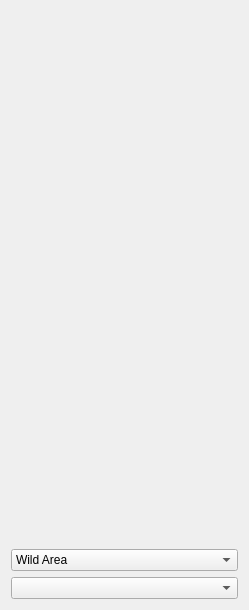
<?xml version="1.0" encoding="UTF-8"?>
<ui version="4.0">
 <class>DenMap</class>
 <widget class="QWidget" name="DenMap">
  <property name="geometry">
   <rect>
    <x>0</x>
    <y>0</y>
    <width>245</width>
    <height>606</height>
   </rect>
  </property>
  <property name="windowTitle">
   <string>Den Map</string>
  </property>
  <layout class="QGridLayout" name="gridLayout">
   <item row="3" column="2">
    <widget class="QComboBox" name="comboBoxDen"/>
   </item>
   <item row="1" column="2">
    <widget class="QLabel" name="labelMap">
     <property name="sizePolicy">
      <sizepolicy hsizetype="Fixed" vsizetype="Fixed">
       <horstretch>0</horstretch>
       <verstretch>0</verstretch>
      </sizepolicy>
     </property>
     <property name="minimumSize">
      <size>
       <width>227</width>
       <height>532</height>
      </size>
     </property>
     <property name="text">
      <string/>
     </property>
     <property name="scaledContents">
      <bool>true</bool>
     </property>
    </widget>
   </item>
   <item row="2" column="2">
    <widget class="QComboBox" name="comboBoxLocation">
     <item>
      <property name="text">
       <string>Wild Area</string>
      </property>
     </item>
     <item>
      <property name="text">
       <string>Isle of Armor</string>
      </property>
     </item>
    </widget>
   </item>
  </layout>
 </widget>
 <tabstops>
  <tabstop>comboBoxLocation</tabstop>
  <tabstop>comboBoxDen</tabstop>
 </tabstops>
 <resources/>
 <connections/>
</ui>
